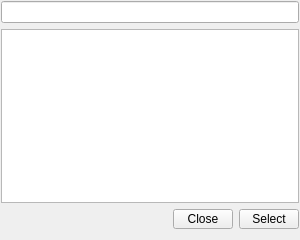
<?xml version="1.0" encoding="UTF-8"?>
<ui version="4.0">
 <class>QtSearchBox</class>
 <widget class="QWidget" name="QtSearchBox">
  <property name="geometry">
   <rect>
    <x>0</x>
    <y>0</y>
    <width>300</width>
    <height>240</height>
   </rect>
  </property>
  <property name="windowTitle">
   <string>QtSearchBox</string>
  </property>
  <layout class="QVBoxLayout" name="verticalLayout">
   <property name="leftMargin">
    <number>1</number>
   </property>
   <property name="topMargin">
    <number>1</number>
   </property>
   <property name="rightMargin">
    <number>1</number>
   </property>
   <item>
    <widget class="QLineEdit" name="lineEdit"/>
   </item>
   <item>
    <widget class="QListWidget" name="listWidget"/>
   </item>
   <item>
    <layout class="QHBoxLayout" name="horizontalLayout">
     <item>
      <spacer name="horizontalSpacer">
       <property name="orientation">
        <enum>Qt::Horizontal</enum>
       </property>
       <property name="sizeHint" stdset="0">
        <size>
         <width>40</width>
         <height>20</height>
        </size>
       </property>
      </spacer>
     </item>
     <item>
      <widget class="QPushButton" name="pushButton">
       <property name="maximumSize">
        <size>
         <width>60</width>
         <height>20</height>
        </size>
       </property>
       <property name="text">
        <string>Close</string>
       </property>
      </widget>
     </item>
     <item>
      <widget class="QPushButton" name="pushButton_2">
       <property name="maximumSize">
        <size>
         <width>60</width>
         <height>20</height>
        </size>
       </property>
       <property name="text">
        <string>Select</string>
       </property>
      </widget>
     </item>
    </layout>
   </item>
  </layout>
 </widget>
 <layoutdefault spacing="6" margin="11"/>
 <resources/>
 <connections/>
</ui>
